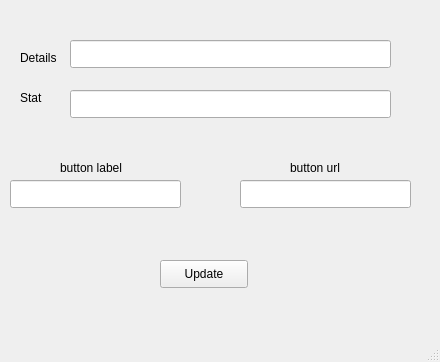
<?xml version="1.0" encoding="UTF-8"?>
<ui version="4.0">
 <class>DiceGoblin</class>
 <widget class="QMainWindow" name="DiceGoblin">
  <property name="geometry">
   <rect>
    <x>0</x>
    <y>0</y>
    <width>440</width>
    <height>362</height>
   </rect>
  </property>
  <property name="windowTitle">
   <string>Dice Goblin : A RichPresence customiser </string>
  </property>
  <property name="styleSheet">
   <string notr="true"/>
  </property>
  <widget class="QWidget" name="centralwidget">
   <widget class="QLabel" name="label">
    <property name="geometry">
     <rect>
      <x>20</x>
      <y>50</y>
      <width>57</width>
      <height>16</height>
     </rect>
    </property>
    <property name="text">
     <string>Details</string>
    </property>
   </widget>
   <widget class="QLineEdit" name="textDetail">
    <property name="geometry">
     <rect>
      <x>70</x>
      <y>40</y>
      <width>321</width>
      <height>28</height>
     </rect>
    </property>
   </widget>
   <widget class="QLineEdit" name="textStat">
    <property name="geometry">
     <rect>
      <x>70</x>
      <y>90</y>
      <width>321</width>
      <height>28</height>
     </rect>
    </property>
   </widget>
   <widget class="QLabel" name="label_2">
    <property name="geometry">
     <rect>
      <x>20</x>
      <y>90</y>
      <width>57</width>
      <height>16</height>
     </rect>
    </property>
    <property name="text">
     <string>Stat</string>
    </property>
   </widget>
   <widget class="QPushButton" name="buttonUpdate">
    <property name="geometry">
     <rect>
      <x>160</x>
      <y>260</y>
      <width>88</width>
      <height>28</height>
     </rect>
    </property>
    <property name="text">
     <string>Update</string>
    </property>
   </widget>
   <widget class="QLabel" name="label_3">
    <property name="geometry">
     <rect>
      <x>60</x>
      <y>160</y>
      <width>91</width>
      <height>16</height>
     </rect>
    </property>
    <property name="text">
     <string>button label</string>
    </property>
   </widget>
   <widget class="QLineEdit" name="textLabel">
    <property name="geometry">
     <rect>
      <x>10</x>
      <y>180</y>
      <width>171</width>
      <height>28</height>
     </rect>
    </property>
   </widget>
   <widget class="QLineEdit" name="textUrl">
    <property name="geometry">
     <rect>
      <x>240</x>
      <y>180</y>
      <width>171</width>
      <height>28</height>
     </rect>
    </property>
   </widget>
   <widget class="QLabel" name="label_4">
    <property name="geometry">
     <rect>
      <x>290</x>
      <y>160</y>
      <width>91</width>
      <height>16</height>
     </rect>
    </property>
    <property name="text">
     <string>button url</string>
    </property>
   </widget>
  </widget>
  <widget class="QMenuBar" name="menubar">
   <property name="geometry">
    <rect>
     <x>0</x>
     <y>0</y>
     <width>440</width>
     <height>25</height>
    </rect>
   </property>
  </widget>
  <widget class="QStatusBar" name="statusbar"/>
 </widget>
 <resources>
  <include location="images.qrc"/>
 </resources>
 <connections/>
</ui>
